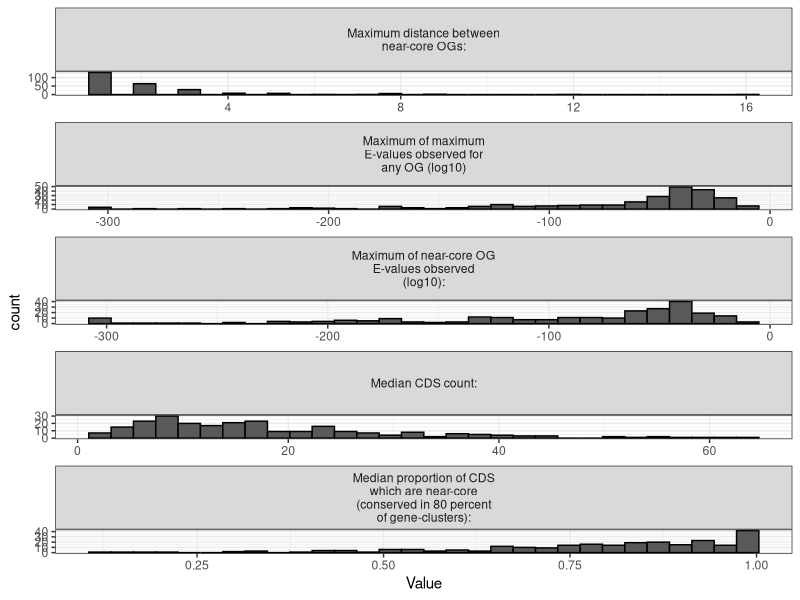

Recreate this plot in R.
library(ggplot2)

dat <- read.table("MIBiG-BiG-SCAPE_Statistic_Values.Transformed.txt", header=T, sep='\t')

pdf("MIBiG-BiG-SCAPE_Statistic_Values.Transformed.pdf", height=7, width=3)
ggplot(dat, aes(x=Value)) + geom_histogram(color='black') + theme_bw() + facet_wrap(~Statistic, ncol=1, labeller=label_wrap_gen(), scales='free')
dev.off()
